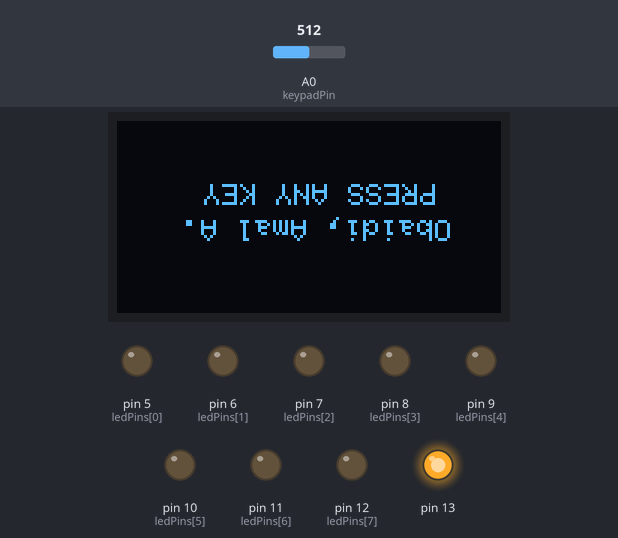
Simulated run of this sketch. Board: Arduino Uno, built with avr-gcc and run on an emulated ATmega328P. Parts: 128×64 one-colour display, output pins drawn as LEDs (lit = HIGH). Wiring (inferred from the names in the program): SSD1306 OLED at I2C address 0x3C. Dashed ring = blinking. The test bench sets the inputs (shaded band); at power-on: A0 (keypadPin) = 512. What the sketch prints to the serial monitor is not drawn.

Above: at 1.8 s.
1.9 s: A0 (keypadPin) set to 742
3.4 s: A0 (keypadPin) set to 773
At 3.98 s:
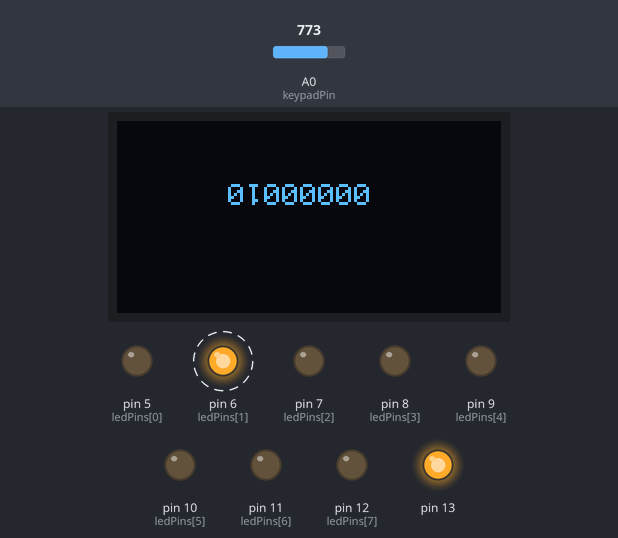
5.8 s: A0 (keypadPin) set to 800
At 6.85 s:
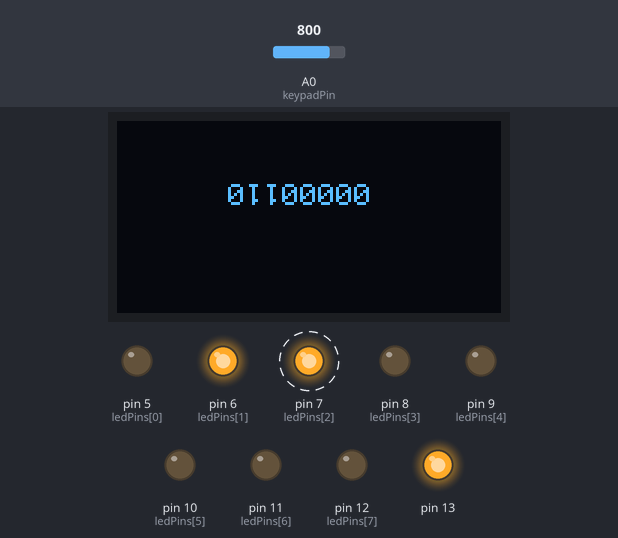
8.8 s: A0 (keypadPin) set to 830
At 9.71 s:
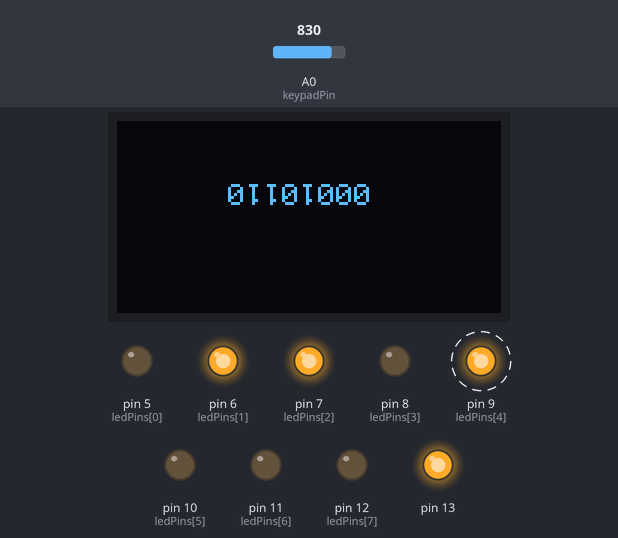
11.8 s: A0 (keypadPin) set to 850
At 12.59 s:
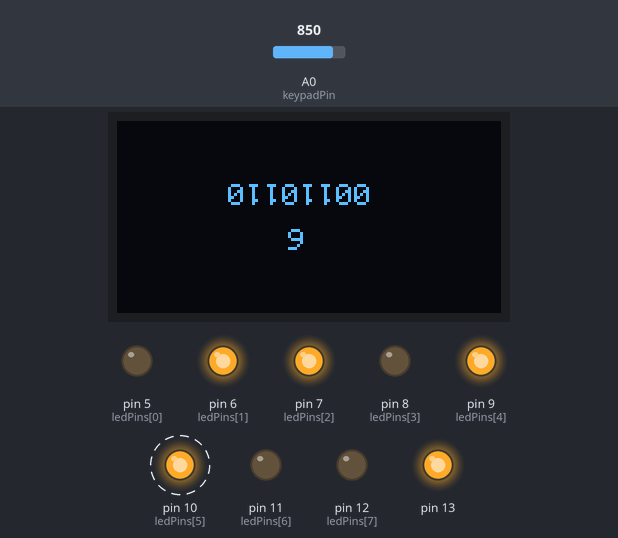
14.8 s: A0 (keypadPin) set to 798
At 15.46 s:
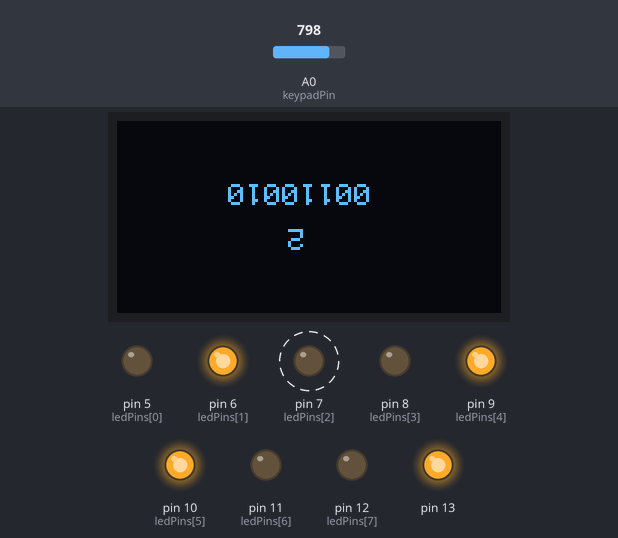
Timing chart, 0 to 18.8 s (numbered marks = the images above; inputs shaded):
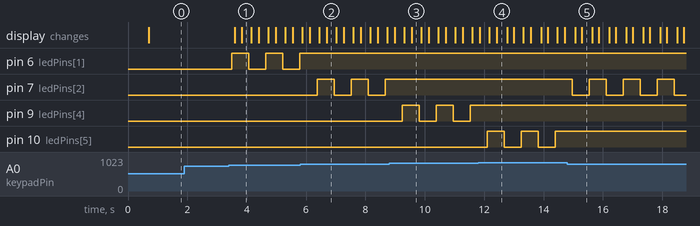

The sketch:

BitTranslator.ino
```cpp
#include <Wire.h>

// Pins
int const sda = 0;
int const scl = 2;

// Constants
int const address = 60;
int const commands = 0x00;
int const onecommand = 0x80;
int const data = 0x40;
int const onedata = 0xC0;

// OLED display **********************************************

// Character set for text - stored in program memory
const uint8_t CharMap[][6] PROGMEM = {
{ 0x00, 0x00, 0x00, 0x00, 0x00, 0x00 },
{ 0x00, 0x00, 0x5F, 0x00, 0x00, 0x00 },
{ 0x00, 0x07, 0x00, 0x07, 0x00, 0x00 },
{ 0x14, 0x7F, 0x14, 0x7F, 0x14, 0x00 },
{ 0x24, 0x2A, 0x7F, 0x2A, 0x12, 0x00 },
{ 0x23, 0x13, 0x08, 0x64, 0x62, 0x00 },
{ 0x36, 0x49, 0x56, 0x20, 0x50, 0x00 },
{ 0x00, 0x08, 0x07, 0x03, 0x00, 0x00 },
{ 0x00, 0x1C, 0x22, 0x41, 0x00, 0x00 },
{ 0x00, 0x41, 0x22, 0x1C, 0x00, 0x00 },
{ 0x2A, 0x1C, 0x7F, 0x1C, 0x2A, 0x00 },
{ 0x08, 0x08, 0x3E, 0x08, 0x08, 0x00 },
{ 0x00, 0x80, 0x70, 0x30, 0x00, 0x00 },
{ 0x08, 0x08, 0x08, 0x08, 0x08, 0x00 },
{ 0x00, 0x00, 0x60, 0x60, 0x00, 0x00 },
{ 0x20, 0x10, 0x08, 0x04, 0x02, 0x00 },
{ 0x3E, 0x51, 0x49, 0x45, 0x3E, 0x00 },
{ 0x00, 0x42, 0x7F, 0x40, 0x00, 0x00 },
{ 0x72, 0x49, 0x49, 0x49, 0x46, 0x00 },
{ 0x21, 0x41, 0x49, 0x4D, 0x33, 0x00 },
{ 0x18, 0x14, 0x12, 0x7F, 0x10, 0x00 },
{ 0x27, 0x45, 0x45, 0x45, 0x39, 0x00 },
{ 0x3C, 0x4A, 0x49, 0x49, 0x31, 0x00 },
{ 0x41, 0x21, 0x11, 0x09, 0x07, 0x00 },
{ 0x36, 0x49, 0x49, 0x49, 0x36, 0x00 },
{ 0x46, 0x49, 0x49, 0x29, 0x1E, 0x00 },
{ 0x00, 0x00, 0x14, 0x00, 0x00, 0x00 },
{ 0x00, 0x40, 0x34, 0x00, 0x00, 0x00 },
{ 0x00, 0x08, 0x14, 0x22, 0x41, 0x00 },
{ 0x14, 0x14, 0x14, 0x14, 0x14, 0x00 },
{ 0x00, 0x41, 0x22, 0x14, 0x08, 0x00 },
{ 0x02, 0x01, 0x59, 0x09, 0x06, 0x00 },
{ 0x3E, 0x41, 0x5D, 0x59, 0x4E, 0x00 },
{ 0x7C, 0x12, 0x11, 0x12, 0x7C, 0x00 },
{ 0x7F, 0x49, 0x49, 0x49, 0x36, 0x00 },
{ 0x3E, 0x41, 0x41, 0x41, 0x22, 0x00 },
{ 0x7F, 0x41, 0x41, 0x41, 0x3E, 0x00 },
{ 0x7F, 0x49, 0x49, 0x49, 0x41, 0x00 },
{ 0x7F, 0x09, 0x09, 0x09, 0x01, 0x00 },
{ 0x3E, 0x41, 0x41, 0x51, 0x73, 0x00 },
{ 0x7F, 0x08, 0x08, 0x08, 0x7F, 0x00 },
{ 0x00, 0x41, 0x7F, 0x41, 0x00, 0x00 },
{ 0x20, 0x40, 0x41, 0x3F, 0x01, 0x00 },
{ 0x7F, 0x08, 0x14, 0x22, 0x41, 0x00 },
{ 0x7F, 0x40, 0x40, 0x40, 0x40, 0x00 },
{ 0x7F, 0x02, 0x1C, 0x02, 0x7F, 0x00 },
{ 0x7F, 0x04, 0x08, 0x10, 0x7F, 0x00 },
{ 0x3E, 0x41, 0x41, 0x41, 0x3E, 0x00 },
{ 0x7F, 0x09, 0x09, 0x09, 0x06, 0x00 },
{ 0x3E, 0x41, 0x51, 0x21, 0x5E, 0x00 },
{ 0x7F, 0x09, 0x19, 0x29, 0x46, 0x00 },
{ 0x26, 0x49, 0x49, 0x49, 0x32, 0x00 },
{ 0x03, 0x01, 0x7F, 0x01, 0x03, 0x00 },
{ 0x3F, 0x40, 0x40, 0x40, 0x3F, 0x00 },
{ 0x1F, 0x20, 0x40, 0x20, 0x1F, 0x00 },
{ 0x3F, 0x40, 0x38, 0x40, 0x3F, 0x00 },
{ 0x63, 0x14, 0x08, 0x14, 0x63, 0x00 },
{ 0x03, 0x04, 0x78, 0x04, 0x03, 0x00 },
{ 0x61, 0x59, 0x49, 0x4D, 0x43, 0x00 },
{ 0x00, 0x7F, 0x41, 0x41, 0x41, 0x00 },
{ 0x02, 0x04, 0x08, 0x10, 0x20, 0x00 },
{ 0x00, 0x41, 0x41, 0x41, 0x7F, 0x00 },
{ 0x04, 0x02, 0x01, 0x02, 0x04, 0x00 },
{ 0x40, 0x40, 0x40, 0x40, 0x40, 0x00 },
{ 0x00, 0x03, 0x07, 0x08, 0x00, 0x00 },
{ 0x20, 0x54, 0x54, 0x78, 0x40, 0x00 },
{ 0x7F, 0x28, 0x44, 0x44, 0x38, 0x00 },
{ 0x38, 0x44, 0x44, 0x44, 0x28, 0x00 },
{ 0x38, 0x44, 0x44, 0x28, 0x7F, 0x00 },
{ 0x38, 0x54, 0x54, 0x54, 0x18, 0x00 },
{ 0x00, 0x08, 0x7E, 0x09, 0x02, 0x00 },
{ 0x18, 0xA4, 0xA4, 0x9C, 0x78, 0x00 },
{ 0x7F, 0x08, 0x04, 0x04, 0x78, 0x00 },
{ 0x00, 0x44, 0x7D, 0x40, 0x00, 0x00 },
{ 0x20, 0x40, 0x40, 0x3D, 0x00, 0x00 },
{ 0x7F, 0x10, 0x28, 0x44, 0x00, 0x00 },
{ 0x00, 0x41, 0x7F, 0x40, 0x00, 0x00 },
{ 0x7C, 0x04, 0x78, 0x04, 0x78, 0x00 },
{ 0x7C, 0x08, 0x04, 0x04, 0x78, 0x00 },
{ 0x38, 0x44, 0x44, 0x44, 0x38, 0x00 },
{ 0xFC, 0x18, 0x24, 0x24, 0x18, 0x00 },
{ 0x18, 0x24, 0x24, 0x18, 0xFC, 0x00 },
{ 0x7C, 0x08, 0x04, 0x04, 0x08, 0x00 },
{ 0x48, 0x54, 0x54, 0x54, 0x24, 0x00 },
{ 0x04, 0x04, 0x3F, 0x44, 0x24, 0x00 },
{ 0x3C, 0x40, 0x40, 0x20, 0x7C, 0x00 },
{ 0x1C, 0x20, 0x40, 0x20, 0x1C, 0x00 },
{ 0x3C, 0x40, 0x30, 0x40, 0x3C, 0x00 },
{ 0x44, 0x28, 0x10, 0x28, 0x44, 0x00 },
{ 0x4C, 0x90, 0x90, 0x90, 0x7C, 0x00 },
{ 0x44, 0x64, 0x54, 0x4C, 0x44, 0x00 },
{ 0x00, 0x08, 0x36, 0x41, 0x00, 0x00 },
{ 0x00, 0x00, 0x77, 0x00, 0x00, 0x00 },
{ 0x00, 0x41, 0x36, 0x08, 0x00, 0x00 },
{ 0x00, 0x06, 0x09, 0x06, 0x00, 0x00 },  // degree symbol = '~'
{ 0xFF, 0xFF, 0xFF, 0xFF, 0xFF, 0x00 }
};
// Global Variables
int inits = 0;
const byte NONE = 0;
char state[9]={'0','0','0','0','0','0','0','0','\0'};
const byte keypadPin = A0;
byte key = 0;
const int ledCount = 8;
int ledPins[] = {
  5, 6, 7, 8, 9, 10, 11, 12
};
// Current plot position
int x0;
int y0;

// Write a single command
void Single (uint8_t x) {
  Wire.write(onecommand);
  Wire.write(x);
}

void InitDisplay () {
  Wire.beginTransmission(address);
  Wire.write(commands);

//  Wire.write(0xA0);  // Flip horizontal
//  Wire.write(0xDA);
//  Wire.write(0x22);
//  Wire.write(0xC0);
  Wire.write(0xAF);  // Display on
  Wire.endTransmission();

}
void flipScreenVertically() {
  sendCommand(0x0a0);              //SEGREMAP   //Rotate screen 180 deg
  sendCommand(0x0c8);
//  sendCommand(0x22);
//  sendCommand(0xC0);            //COMSCANDEC  Rotate screen 180 Deg
}
void sendCommand(unsigned char com) {
   Wire.beginTransmission(address);      //begin transmitting
   Wire.write(0x80);                          //command mode
   Wire.write(com);
   Wire.endTransmission();                    // stop transmitting
}
void ClearDisplay () {
  for (int p = 0 ; p < 8; p++) {
    Wire.beginTransmission(address);
    Single(0xB0 + p);
    Wire.endTransmission();
    for (int q = 0 ; q < 8; q++) {
      Wire.beginTransmission(address);
      Wire.write(data);
      for (int i = 0 ; i < 20; i++) Wire.write(0);
      Wire.endTransmission();
    }
  }
}


// Move current plot position to x,y
void MoveTo (int x, int y) {
  x0 = x;
  y0 = y;
}

uint8_t ReverseByte (uint8_t x) {
  x = ((x >> 1) & 0x55) | ((x << 1) & 0xaa);
  x = ((x >> 2) & 0x33) | ((x << 2) & 0xcc);
  x = ((x >> 4) & 0x0f) | ((x << 4) & 0xf0);
  return x;
}

// Plot an ASCII character with bottom left corner at x,y
void PlotChar (int c, int x, int y) {
  int h = y & 0x07;
  for (int p = 0; p < 2; p++) {
    Wire.beginTransmission(address);
    Single(0xB0 + (y >> 3) + p);          // Page
    for (int col=0; col<6; col++) {
      Single(0x00 + ((x+2+col) & 0x0F));  // Column low nibble
      Single(0x10 + ((x+2+col)>>4));      // Column high nibble
      Single(0xE0);                       // Read modify write
      Wire.write(onedata);
      Wire.endTransmission();
      Wire.requestFrom(address, 2);
      Wire.read();                        // Dummy read
      int j = Wire.read();
      Wire.beginTransmission(address);
      Wire.write(onedata);
      int bits = ReverseByte(pgm_read_byte(&CharMap[c-32][col]));
      Wire.write((bits<<h)>>(p<<3) | j);
      Single(0xEE);                       // Cancel read modify write
    }
    Wire.endTransmission();
  }
}

// Plot text starting at the current plot position
void PlotText(PGM_P s) {
  int p = (int)s;
  while (1) {
    char c = pgm_read_byte(p++);
    if (c == 0) return;
    PlotChar(c, x0, y0);
    x0 = x0 + 6;
  }
}

void setup(void)
{
    Serial.begin(9600);
  while (!Serial)   {  ;    }
  Serial.println(F("Start\n"));
    Wire.begin();
  ClearDisplay();
  InitDisplay();
  flipScreenVertically();
  pinMode(keypadPin, INPUT_PULLUP); // sets analog pin for input
    for (int thisLed = 0; thisLed < ledCount; thisLed++) {
    pinMode(ledPins[thisLed], OUTPUT);
  }
  pinMode(13, OUTPUT);
  digitalWrite(13,HIGH);
  MoveTo(15, 32); PlotText(PSTR("Obaidi, Amal A."));
  MoveTo(20, 20); PlotText(PSTR("PRESS ANY KEY"));
}

void loop(void)
{
      key = getKey();
      delay(200);


}
byte getKey()
{
    int val = 0;
    byte button = 0;
    val = analogRead(keypadPin);
    Serial.println(val);
    button = NONE; // use NONE as the default value
    if ( (val >= 755)  &&  (val <=768))  {
      if(state[7] != '0'){
//       Serial.println("bit1 high");
       state[7] = '0';
       digitalWrite(ledPins[0], LOW);
//          PORTD |= (0 << 5);
       }else{
//        Serial.println("bit1 low");
        digitalWrite(ledPins[0], HIGH);
//          PORTD |= (1 << 5);
        state[7] = '1';
       }
       get_char();
       delay(50);
    }
    else if ( (val >= 770)  &&  (val <=785)    )   {

       if(state[6] != '0'){
//       Serial.println("bit2 high");
       digitalWrite(ledPins[1], LOW);
       state[6] = '0';
       }else{
//        Serial.println("bit2 low");
        digitalWrite(ledPins[1], HIGH);
        state[6] = '1';
       }
       get_char();
       delay(50);

      }     // up
    else if ( (val >= 790) &&  (val <= 805 ) )   {
       if(state[5] != '0'){
//       Serial.println("bit3 high");
       digitalWrite(ledPins[2], LOW);
       state[5] = '0';
       }else{
//        Serial.println("bit3 low");
        digitalWrite(ledPins[2], HIGH);
        state[5] = '1';
       }
       get_char();
       delay(50);
      }
    else if ( (val >= 808) &&  (val <= 820)  )   {
       if(state[4] != '0'){
//       Serial.println("bit4 high");
       digitalWrite(ledPins[3], LOW);
       state[4] = '0';
       }else{
//        Serial.println("bit4 low");
        digitalWrite(ledPins[3], HIGH);
        state[4] = '1';
       }
       get_char();
       delay(50);
      }

    else if ( (val >= 823) &&  ( val <=835)  )   {
       if(state[3] != '0'){
//       Serial.println("bit5 high");
       digitalWrite(ledPins[4], LOW);
       state[3] = '0';
       }else{
//        Serial.println("bit5 low");
        digitalWrite(ledPins[4], HIGH);
        state[3] = '1';
       }
       get_char();
       delay(50);
      }

    else if ( (val >= 840) &&  (val <= 860 ) )   {

        if(state[2] != '0'){
//       Serial.println("bit6 high");
       digitalWrite(ledPins[5], LOW);
       state[2] = '0';
       }else{
//        Serial.println("bit6 low");
        digitalWrite(ledPins[5], HIGH);
        state[2] = '1';
       }
       get_char();
       delay(50);
      }

    else if ( (val >= 880) &&  (val <= 910)  )   {
       if(state[1] != '0'){
//       Serial.println("bit7 high");
       digitalWrite(ledPins[6], LOW);
       state[1] = '0';
       }else{
//        Serial.println("bit7 low");
        digitalWrite(ledPins[6], HIGH);
        state[1] = '1';
       }
       get_char();
       delay(50);
      }
    else if ( (val >= 1000) &&  ( val <=1020)  )   {
            if(state[0] != '0'){
//       Serial.println("bit8 high");
       digitalWrite(ledPins[7], LOW);
       state[0] = '0';
       }else{
//        Serial.println("bit8 low");
        digitalWrite(ledPins[7], HIGH);
        state[0] = '1';
       }
       get_char();
       delay(50);
      }

    return button;
}
void get_char(){
//    char data[]={bit1_State,bit2_State,bit3_State,bit4_State,bit5_State,bit6_State,bit7_State,bit8_State };
    char c = strtol(state, 0, 2);
    ClearDisplay();
    PlotChar(c,64,35);
    MoveTo(42, 20);
  int i = 0;
  while (1) {
    char c = state[i++];
    if (c == 0) return;
    PlotChar(c, x0, y0);
    x0 = x0 + 6;
  }
//    Serial.println(c);
//    Serial.println(state);
}
```

Measured:
- the behaviour switches between 754 and 755 on A0 (keypadPin) (found by bisection; images 0 and 1)
- after the input at 1.9 s, every drawn part: stays the same
- after the input at 3.4 s, pin 6 (ledPins[1]): alternates HIGH for 0.57 s and LOW for 0.57 s, starting after 0.10 s; the display: first changes after 0.19 s (image 1 shows a later state)
- after the input at 5.8 s, pin 6 (ledPins[1]): stops changing and stays HIGH; pin 7 (ledPins[2]): alternates HIGH for 0.57 s and LOW for 0.57 s, starting after 0.57 s; the display: first differs from a run without the input after 0.89 s (image 2)
- after the input at 8.8 s, pin 7 (ledPins[2]): stops changing and stays HIGH; pin 9 (ledPins[4]): alternates HIGH for 0.57 s and LOW for 0.57 s, starting after 0.43 s; the display: first differs from a run without the input after 0.76 s (image 3)
- after the input at 11.8 s, pin 9 (ledPins[4]): stops changing and stays HIGH; pin 10 (ledPins[5]): alternates HIGH for 0.57 s and LOW for 0.57 s, starting after 0.30 s; the display: first differs from a run without the input after 0.62 s (image 4)
- after the input at 14.8 s, pin 7 (ledPins[2]): alternates HIGH for 0.57 s and LOW for 0.57 s, starting after 0.17 s; pin 10 (ledPins[5]): stops changing and stays HIGH; the display: first differs from a run without the input after 0.49 s (image 5)
